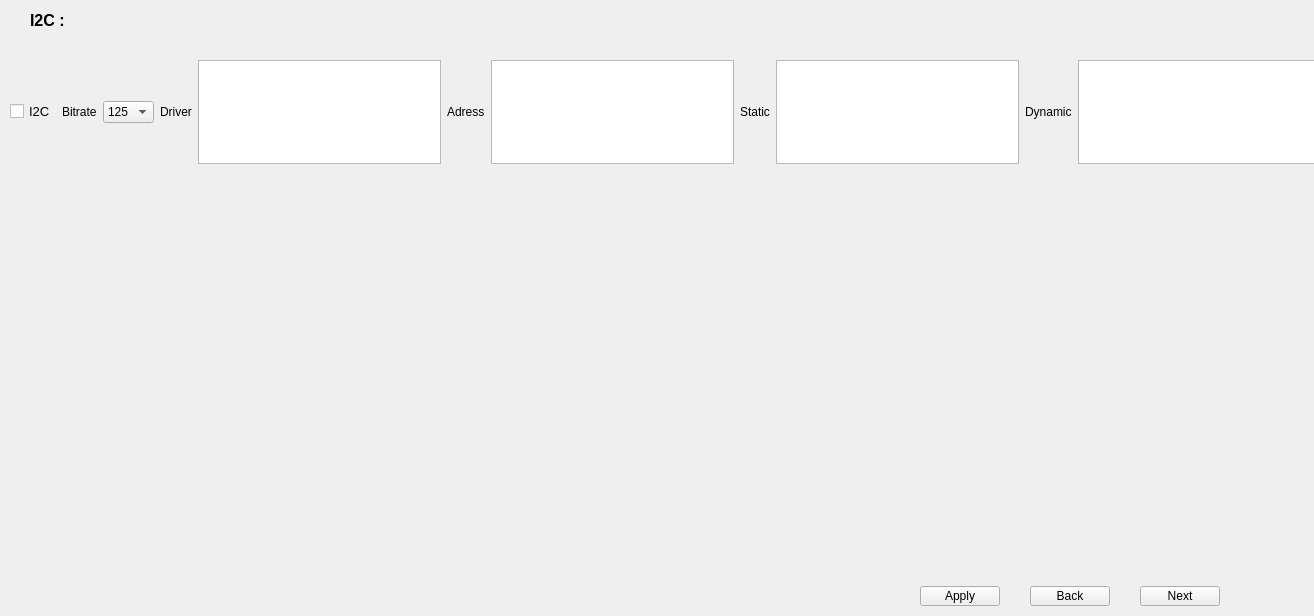
         <widget class="QWidget" name="scrollAreaWidgetContents_7">
          <property name="geometry">
           <rect>
            <x>0</x>
            <y>0</y>
            <width>1314</width>
            <height>616</height>
           </rect>
          </property>
          <widget class="QLabel" name="label_40">
           <property name="geometry">
            <rect>
             <x>30</x>
             <y>10</y>
             <width>81</width>
             <height>21</height>
            </rect>
           </property>
           <property name="font">
            <font>
             <pointsize>12</pointsize>
             <weight>75</weight>
             <bold>true</bold>
            </font>
           </property>
           <property name="text">
            <string>I2C :</string>
           </property>
          </widget>
          <widget class="QWidget" name="layoutWidget_2">
           <property name="geometry">
            <rect>
             <x>10</x>
             <y>60</y>
             <width>1311</width>
             <height>104</height>
            </rect>
           </property>
           <layout class="QHBoxLayout" name="horizontalLayout_13">
            <item>
             <widget class="QCheckBox" name="checkBox_14">
              <property name="font">
               <font>
                <pointsize>10</pointsize>
               </font>
              </property>
              <property name="text">
               <string>I2C</string>
              </property>
             </widget>
            </item>
            <item>
             <widget class="QLabel" name="label_56">
              <property name="text">
               <string>Bitrate</string>
              </property>
             </widget>
            </item>
            <item>
             <widget class="QComboBox" name="comboBox_9">
              <item>
               <property name="text">
                <string>125</string>
               </property>
              </item>
             </widget>
            </item>
            <item>
             <widget class="QLabel" name="label_60">
              <property name="text">
               <string>Driver</string>
              </property>
             </widget>
            </item>
            <item>
             <widget class="QTextEdit" name="textEdit_38"/>
            </item>
            <item>
             <widget class="QLabel" name="label_61">
              <property name="text">
               <string>Adress</string>
              </property>
             </widget>
            </item>
            <item>
             <widget class="QTextEdit" name="textEdit_42"/>
            </item>
            <item>
             <widget class="QLabel" name="label_62">
              <property name="text">
               <string>Static</string>
              </property>
             </widget>
            </item>
            <item>
             <widget class="QTextEdit" name="textEdit_43"/>
            </item>
            <item>
             <widget class="QLabel" name="label_63">
              <property name="text">
               <string>Dynamic</string>
              </property>
             </widget>
            </item>
            <item>
             <widget class="QTextEdit" name="textEdit_44"/>
            </item>
           </layout>
          </widget>
          <widget class="QPushButton" name="pushButton_18">
           <property name="geometry">
            <rect>
             <x>920</x>
             <y>586</y>
             <width>80</width>
             <height>20</height>
            </rect>
           </property>
           <property name="text">
            <string>Apply</string>
           </property>
          </widget>
          <widget class="QPushButton" name="pushButton_19">
           <property name="geometry">
            <rect>
             <x>1140</x>
             <y>586</y>
             <width>80</width>
             <height>20</height>
            </rect>
           </property>
           <property name="text">
            <string>Next</string>
           </property>
          </widget>
          <widget class="QPushButton" name="pushButton_20">
           <property name="geometry">
            <rect>
             <x>1030</x>
             <y>586</y>
             <width>80</width>
             <height>20</height>
            </rect>
           </property>
           <property name="text">
            <string>Back</string>
           </property>
          </widget>
         </widget>
